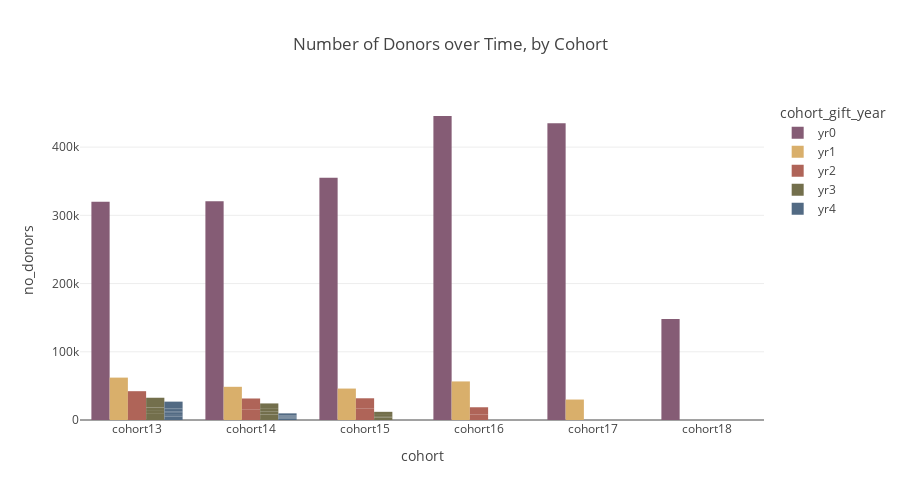

The cell this chart's notebook holds for it:
### Code cell
#filter to just pos values (donors, not lapsed)

fig = px.bar(cohort_gift_years.query('neg_yr=="1"'), x="cohort", y='no_donors', color='cohort_gift_year', barmode='group',
            title="Number of Donors over Time, by Cohort",
             color_discrete_sequence=px.colors.qualitative.Antique, 
           # hover_data=['cohort', 'no_donors', 'count_yr2'],
            # labels={'cohort':'class'}, 
             height=500)
fig.show()

### Figure 1 — Plotly figure (JSON) as saved in the notebook; plotly's stock layout.template omitted (floating-point values rounded to 4 significant figures)
{"data": [{"alignmentgroup": "True", "hovertemplate": "cohort_gift_year=yr0<br>cohort=%{x}<br>no_donors=%{y}<extra></extra>", "legendgroup": "yr0", "marker": {"color": "rgb(133, 92, 117)"}, "name": "yr0", "offsetgroup": "yr0", "orientation": "v", "showlegend": true, "textposition": "auto", "type": "bar", "x": ["cohort13", "cohort14", "cohort15", "cohort16", "cohort17", "cohort18"], "xaxis": "x", "y": [320069, 320673, 355137, 445598, 434991, 147945], "yaxis": "y"}, {"alignmentgroup": "True", "hovertemplate": "cohort_gift_year=yr1<br>cohort=%{x}<br>no_donors=%{y}<extra></extra>", "legendgroup": "yr1", "marker": {"color": "rgb(217, 175, 107)"}, "name": "yr1", "offsetgroup": "yr1", "orientation": "v", "showlegend": true, "textposition": "auto", "type": "bar", "x": ["cohort13", "cohort14", "cohort15", "cohort16", "cohort17"], "xaxis": "x", "y": [62130, 48667, 46078, 56538, 29990], "yaxis": "y"}, {"alignmentgroup": "True", "hovertemplate": "cohort_gift_year=yr2<br>cohort=%{x}<br>no_donors=%{y}<extra></extra>", "legendgroup": "yr2", "marker": {"color": "rgb(175, 100, 88)"}, "name": "yr2", "offsetgroup": "yr2", "orientation": "v", "showlegend": true, "textposition": "auto", "type": "bar", "x": ["cohort13", "cohort13", "cohort14", "cohort14", "cohort15", "cohort15", "cohort16", "cohort16"], "xaxis": "x", "y": [16153, 26080, 15786, 15739, 16520, 15323, 8338, 10335], "yaxis": "y"}, {"alignmentgroup": "True", "hovertemplate": "cohort_gift_year=yr3<br>cohort=%{x}<br>no_donors=%{y}<extra></extra>", "legendgroup": "yr3", "marker": {"color": "rgb(115, 111, 76)"}, "name": "yr3", "offsetgroup": "yr3", "orientation": "v", "showlegend": true, "textposition": "auto", "type": "bar", "x": ["cohort13", "cohort13", "cohort13", "cohort13", "cohort14", "cohort14", "cohort14", "cohort14", "cohort15", "cohort15", "cohort15", "cohort15"], "xaxis": "x", "y": [8968, 4310, 5037, 14320, 8220, 3936, 4173, 7961, 3535, 2115, 1737, 4597], "yaxis": "y"}, {"alignmentgroup": "True", "hovertemplate": "cohort_gift_year=yr4<br>cohort=%{x}<br>no_donors=%{y}<extra></extra>", "legendgroup": "yr4", "marker": {"color": "rgb(82, 106, 131)"}, "name": "yr4", "offsetgroup": "yr4", "orientation": "v", "showlegend": true, "textposition": "auto", "type": "bar", "x": ["cohort13", "cohort13", "cohort13", "cohort13", "cohort13", "cohort13", "cohort13", "cohort13", "cohort14", "cohort14", "cohort14", "cohort14", "cohort14", "cohort14", "cohort14", "cohort14"], "xaxis": "x", "y": [5010, 2195, 1453, 1898, 2196, 1962, 2337, 9878, 1902, 913, 582, 837, 797, 853, 628, 3220], "yaxis": "y"}], "layout": {"barmode": "group", "height": 500, "legend": {"title": {"text": "cohort_gift_year"}, "tracegroupgap": 0}, "title": {"text": "Number of Donors over Time, by Cohort"}, "xaxis": {"anchor": "y", "domain": [0, 1], "title": {"text": "cohort"}}, "yaxis": {"anchor": "x", "domain": [0, 1], "title": {"text": "no_donors"}}}}
